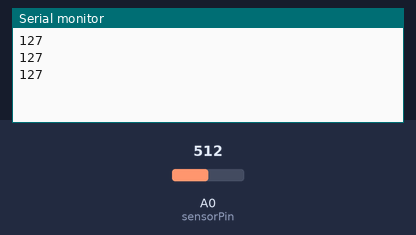
Simulated run of this sketch. Board: Arduino Uno, built with avr-gcc and run on an emulated ATmega328P. Shown: the last lines printed to the serial monitor. The test bench sets the inputs (shaded band); at power-on: A0 (sensorPin) = 512.

Above: at 1.3 s.
1.4 s: A0 (sensorPin) set to 716
At 1.9 s:
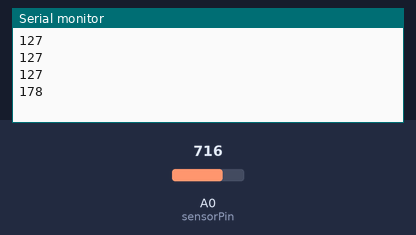
2.9 s: A0 (sensorPin) set to 900
At 3.4 s:
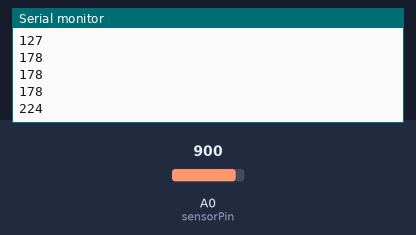
Timing chart, 0 to 5.9 s (numbered marks = the images above; inputs shaded):
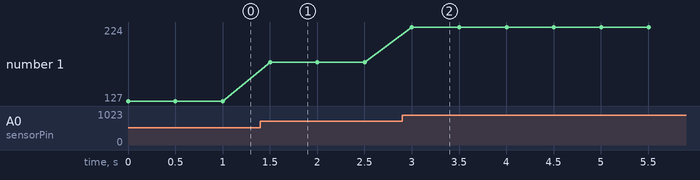

The sketch:

Analog_Sensor_Threshold_Value_Finder.ino
```cpp
// Demo Code to find the Threshold value for the Analog Sensors (e.g. LDR, MQ2, Temperature Sensor, Soil Moisture Sensor or Rain sensor)
// use this code on Aruino IDE for Aruino UNO to find the raw valu of your analog sensor.
// Then use that value in the AVR Assembly code in Microchip Studio for Arduino UNO (Atmega328p).

int sensorPin = A0;
int sensorValue = 0;

void setup() {
  Serial.begin(9600);
}

void loop() {
  sensorValue = analogRead(sensorPin);    // 0 to 1023  (10-bit ADC)
  sensorValue = map(sensorValue, 0, 1023, 0, 255);  // 0 to 255 (8-bit ADC)
  Serial.println(sensorValue);
  delay(500);
}
```

Measured:
- after the input at 1.4 s, the serial monitor: prints a new line after 0.10 s (image 1)
- after the input at 2.9 s, the serial monitor: prints a new line after 0.10 s (image 2)
- plotted number 1: 127 → 178 after the input at 1.4 s, 178 → 224 after the input at 2.9 s
